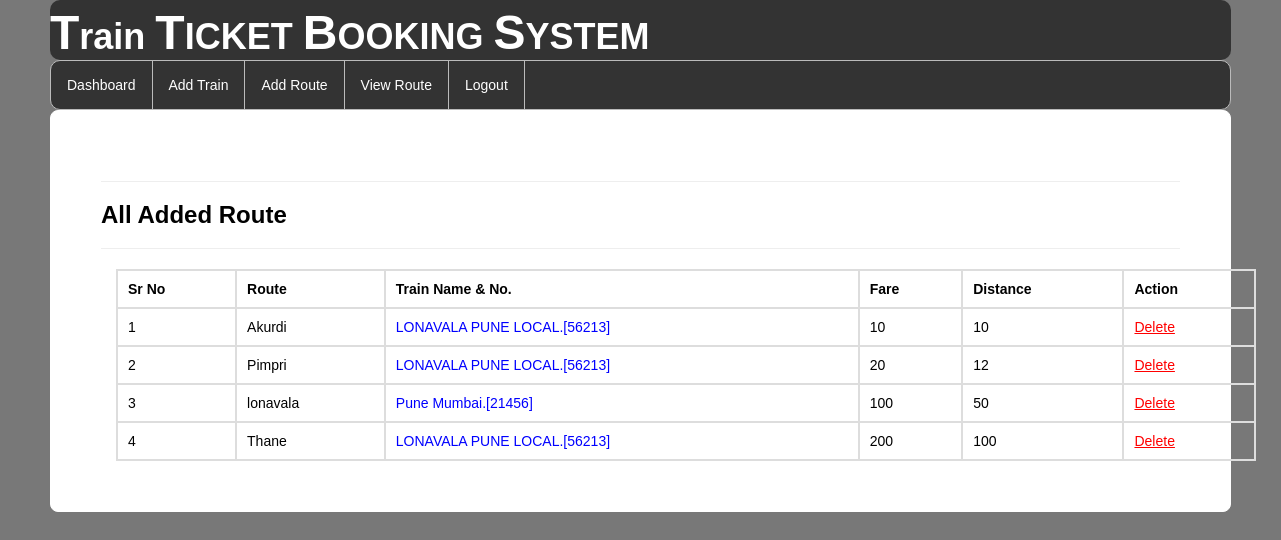
The app's page /availableroute/ (signed in) with its own data.
### railway/models.py (models this page shows, shortened)
class Add_route(models.Model):
    train = models.ForeignKey(Add_Train,on_delete=models.CASCADE,null=True)
    route = models.CharField(max_length=100,null=True)
    distance=models.IntegerField(null=True)
    fare=models.IntegerField(null=True)

class Add_Train(models.Model):
    trainname = models.CharField(max_length=30,null=True)
    train_no = models.IntegerField(null=True)
    from_city = models.CharField(max_length=30,null=True)
    to_city = models.CharField(max_length=30,null=True)
    departuretime=models.CharField(max_length=30,null=True)
    arrivaltime=models.CharField(max_length=30,null=True)
    trevaltime=models.CharField(max_length=100,null=True)
    distance=models.IntegerField(null=True)
    img=models.FileField(null=True)

### railway/views.py (the view)
# urls.py: path('availableroute/', displayroute, name="availableroute"),
def displayroute(request):
    if not request.user.is_authenticated:
        return redirect('login')
    data = Add_route.objects.all()
    data2 = Add_Train.objects.all()
    d = {'data':data,'data2':data2}
    return render(request,"availableroute.html",d)

### railway/templates/availableroute.html (shortened to what this page needs)
{% extends 'navigation3.html' %}
{% load static %}
{% block b %}
<div style="color:Black;border:1px solid white;border-radius:8px;background-color:white;padding:50px">
<hr><h3><strong>All Added Route</strong></h3><hr>
        <div class="container">
<table class="table table-bordered" id="myTable">
  <tr>
    <th>Sr No</th>
    <th>Route</th>
      <th>Train Name & No.</th>
    <th>Fare</th>
    <th>Distance</th>
    <th>Action</th>
  </tr>
   <tbody>
{% for i in data %}
  <tr>
    <td>{{forloop.counter}}</td>
    <td>{{i.route}}</td>
      <td style="color:blue">{{i.train.trainname}}.[{{i.train.train_no}}]</td>
    <td>{{i.fare}}</td>
    <td>{{i.distance}}</td>
    <td style="100px">
        <a href="{% url 'delete_route' i.id %}" style="color:red"><u>Delete</u></a></td>
  </tr>{% endfor %}
    </tbody>
</table>
 </div>
</div>
{% endblock %}

### railway/templates/navigation3.html (shortened to what this page needs)
{% extends 'head.html' %}
{% load static %}
{% block body %}
<link rel = stylesheet href = "//cdn.datatables.net/1.10.19/css/jquery.dataTables.min.css">
<ul class="id2">
  <li id="id1"><a href="{% url 'admindashboard' %}">Dashboard</a></li>
  <li id="id1"><a href="{% url 'add_train' %}">Add Train</a></li>
  <li id="id1"><a href="{% url 'add_route' %}">Add Route</a></li>
  <li id="id1"><a href="{% url 'availableroute' %}">View Route</a></li>
  <li id="id1"><a href="{% url 'log_out' %}">Logout</a></li>
</ul>
{% block b %}
{% endblock %}
{% endblock %}

### railway/templates/head.html (shortened to what this page needs)
<!DOCTYPE html>
<html lang="en">
<head>
  <link rel="stylesheet" href="https://maxcdn.bootstrapcdn.com/bootstrap/3.4.1/css/bootstrap.min.css">
</head>
<body style="background-color:hsl(0, 0%, 47%);margin-left:50px;margin-right:50px;margin-bottom:20px">
    <h1 style="background-color: #333;border-radius:10px;"><strong><font size="16">T</font>rain <font size="16">T</font>ICKET <font size="16">B</font>OOKING <font size="16">S</font>YSTEM
    </strong></h1>
</body>
{% block body %}
{% endblock %}
</html>

### railway/templates/head.html (style rules this page uses)
h1 { margin:0px;padding-top:7px;padding-buttom:7px;color:white; }

### railway/templates/navigation3.html (style rules this page uses)
.id2 { list-style-type: none; margin: 0; padding: 0; overflow: hidden; background-color: #333; border-radius:10px; border:1px solid #bbb; }
#id1 { float: left; border-right:1px solid #bbb; }
li:last-child { border-right: none; }
li a { display: block; color: white; text-align: center; padding: 14px 16px; text-decoration: none; }
body { font-family: Arial, Helvetica, sans-serif; }

### records on screen
Add_route: route "Akurdi", train.trainname "LONAVALA PUNE LOCAL", train.train_no "56213", fare "10", distance "10"
Add_route: route "Pimpri", train.trainname "LONAVALA PUNE LOCAL", train.train_no "56213", fare "20", distance "12"
Add_route: route "lonavala", train.trainname "Pune Mumbai", train.train_no "21456", fare "100", distance "50"
Add_route: route "Thane", train.trainname "LONAVALA PUNE LOCAL", train.train_no "56213", fare "200", distance "100"
